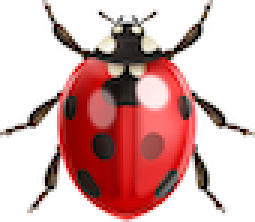
#> input picture testing/python/insect1.png, 85 x 74 px (shown 3 times larger)
$ python generate-insect-entrance-exit.py
#> lines starting #> are read from the running program, lines starting #| are printed output that depends on the picture; after the words box and inside, x2 and y2 are one past the last pixel; in counts of white or black regions, pixels touching at a corner belong together
#!/usr/bin/env python3
"""
Generate a scene where 4 insects enter the screen a few frames apart in
different locations, wander around, and leave the screen in different locations
a few frames apart.

The scene starts with 10 empty frames and finishes with 10 empty frames,
for a total of ~500 frames.

Usage:
    python3 generate-insect-entrance-exit.py [--frames 500] [--width 1920] [--height 1080]
                                            [--output ./test_scenes/insect_entrance_exit]

Output:
    output_dir/
      frame_0000.png
      frame_0001.png
      ...
"""

import cv2
import numpy as np
import os
import argparse
import math
import random


# ─── Insect image files (must have transparent backgrounds) ──────────────────
INSECT_FILES = [
    "insect1.png",
    "insect2.png",
    "insect3.png",
    "insect4.png",
]

INSECT_NAMES = [
    "Insect 1",
    "Insect 2",
    "Insect 3",
    "Insect 4",
]


def load_insect_image(path, target_width=120):
    """
    Load an insect PNG with transparency, resize preserving aspect ratio
    so the width matches target_width.
    Returns RGBA image.
    """
#> called with path = 'insect1.png', target_width = 120
    rgba = cv2.imread(path, cv2.IMREAD_UNCHANGED)
#> rgba is the input picture: shape (74, 85, 4); mean B, G, R, A 172.4, 173.7, 213.1, 110.8
    if rgba is None:
        raise FileNotFoundError(f"Could not load {path}")

    h, w = rgba.shape[:2]
#> h = 74; w = 85

    # If no alpha channel, create one (assume white = transparent)
    if rgba.shape[2] == 3:
        bgr = rgba
        gray = cv2.cvtColor(bgr, cv2.COLOR_BGR2GRAY)
        _, alpha = cv2.threshold(gray, 240, 255, cv2.THRESH_BINARY_INV)
        rgba = cv2.merge([bgr, alpha])

    # Crop to bounding box of non-transparent pixels
    alpha = rgba[:, :, 3]
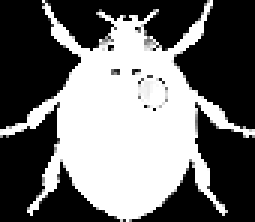
#> alpha: shape (74, 85) (shown 3 times larger); min 0, max 255, mean 110.8
    coords = cv2.findNonZero(alpha)
#> coords = contour of 2838 points, box (x1, y1, x2, y2) (0, 0, 85, 74), area 988
    if coords is not None:
        x, y, bw, bh = cv2.boundingRect(coords)
#> x = 0; y = 0; bw = 85; bh = 74
        rgba = rgba[y:y + bh, x:x + bw]

    # Resize preserving aspect ratio
    h, w = rgba.shape[:2]
    scale = target_width / w
#> scale = 1.41
    new_w = target_width
    new_h = int(round(h * scale))
#> new_h = 104
    resized = cv2.resize(rgba, (new_w, new_h), interpolation=cv2.INTER_AREA)
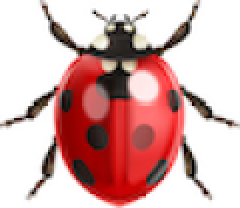
#> resized: shape (104, 120, 4) (shown 2 times larger); mean B, G, R, A 172.4, 173.7, 213.1, 110.9

    return resized


def composite_insect(frame, insect_rgba, cx, cy, angle_deg):
    """
    Place the insect image onto frame at (cx, cy), rotated by angle_deg.
    The insect is centred on (cx, cy).
    """
    h, w = insect_rgba.shape[:2]

    # Rotation matrix
    center = (w / 2, h / 2)
    rot_mat = cv2.getRotationMatrix2D(center, angle_deg, 1.0)

    # Rotate the insect image and mask
    cos_a = abs(rot_mat[0, 0])
    sin_a = abs(rot_mat[0, 1])
    new_w = int(h * sin_a + w * cos_a)
    new_h = int(h * cos_a + w * sin_a)
    rot_mat[0, 2] += new_w / 2 - center[0]
    rot_mat[1, 2] += new_h / 2 - center[1]

    insect_rotated = cv2.warpAffine(insect_rgba, rot_mat, (new_w, new_h),
                                    flags=cv2.INTER_LINEAR,
                                    borderMode=cv2.BORDER_CONSTANT,
                                    borderValue=(0, 0, 0, 0))
    mask_rotated = insect_rotated[:, :, 3]

    # Compute top-left corner for placement
    x1 = cx - new_w // 2
    y1 = cy - new_h // 2

    # Clip to frame boundaries
    x1_c = max(x1, 0)
    y1_c = max(y1, 0)
    x2_c = min(x1 + new_w, frame.shape[1])
    y2_c = min(y1 + new_h, frame.shape[0])

    # Corresponding region in the rotated insect
    bx1 = x1_c - x1
    by1 = y1_c - y1
    bx2 = bx1 + (x2_c - x1_c)
    by2 = by1 + (y2_c - y1_c)

    if bx2 <= bx1 or by2 <= by1:
        return  # fully outside frame

    # Extract the region of interest
    roi = frame[y1_c:y2_c, x1_c:x2_c]
    insect_region = insect_rotated[by1:by2, bx1:bx2, :3]
    mask_region = mask_rotated[by1:by2, bx1:bx2]

    # Blend: where mask is non-zero, use insect pixel; otherwise keep background
    mask_3ch = np.stack([mask_region] * 3, axis=-1).astype(np.float32) / 255.0
    roi_float = roi.astype(np.float32)
    insect_float = insect_region.astype(np.float32)
    blended = roi_float * (1.0 - mask_3ch) + insect_float * mask_3ch
    frame[y1_c:y2_c, x1_c:x2_c] = blended.astype(np.uint8)


def is_on_screen(x, y, width, height, margin=40):
    """Check if position (x, y) is within the visible frame area."""
    return (margin < x < width - margin) and (margin < y < height - margin)


def generate_sequence(num_frames=500, width=1920, height=1080,
                      output_dir="test_scenes/insect_entrance_exit"):
    """Generate a sequence of frames with 4 insects entering, wandering, and exiting."""

    os.makedirs(output_dir, exist_ok=True)

    # Load the 4 insect images
    print("Loading insect images...")
    insects_data = []
    for i, fname in enumerate(INSECT_FILES):
        rgba = load_insect_image(fname, target_width=120)
        insects_data.append(rgba)
        print(f"  {fname}: {rgba.shape[1]}x{rgba.shape[0]} pixels")
#|   insect1.png: 120x104 pixels
#> pass 2 of the loop in generate_sequence, `for i, fname in enumerate(INSECT_FILES):`:
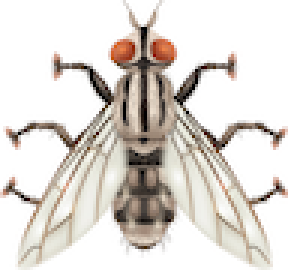
#> input picture testing/python/insect2.png, 96 x 90 px (shown 3 times larger)
#> in load_insect_image, rgba is the input picture: shape (90, 96, 4); mean B, G, R, A 211.3, 216.7, 222, 94.6
#> in load_insect_image (call 2), `alpha = rgba[:, :, 3]`:
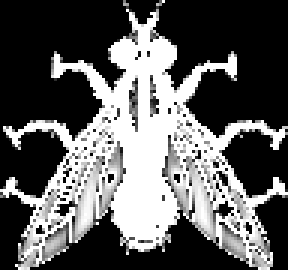
#> alpha: shape (90, 96) (shown 3 times larger); min 0, max 255, mean 94.6
#> coords = contour of 3812 points, box (x1, y1, x2, y2) (0, 0, 96, 90), area 1559
#> bw = 96; bh = 90
#> in load_insect_image (call 2), `resized = cv2.resize(rgba, (new_w, new_h), interpolation=cv2.INTER_AREA)`:
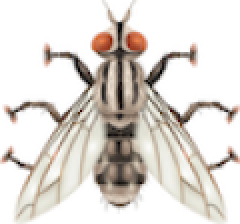
#> resized: shape (112, 120, 4) (shown 2 times larger); mean B, G, R, A 211.2, 216.7, 222, 94.5
#|   insect2.png: 120x112 pixels
#> pass 3 of the loop in generate_sequence, `for i, fname in enumerate(INSECT_FILES):`:
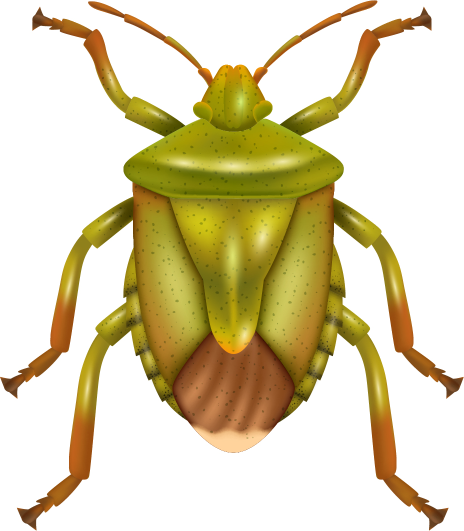
#> input picture testing/python/insect3.png, 928 x 1062 px (shown at 1/2 size)
#> in load_insect_image, rgba is the input picture: shape (1062, 928, 4); mean B, G, R, A 175, 209.7, 219.9, 90.7
#> in load_insect_image (call 3), `alpha = rgba[:, :, 3]`:
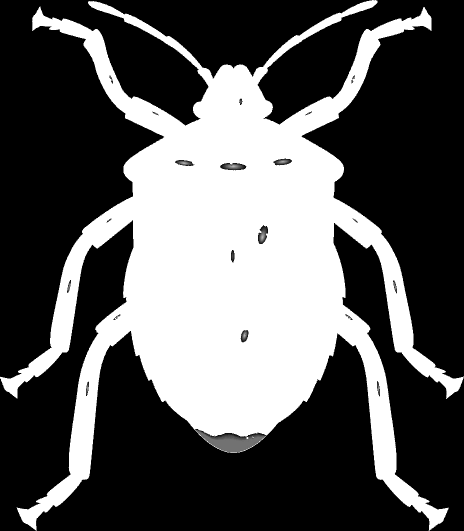
#> alpha: shape (1062, 928) (shown at 1/2 size); min 0, max 255, mean 90.7
#> coords = contour of 355985 points, box (x1, y1, x2, y2) (0, 0, 928, 1062), area 357244
#> bw = 928; bh = 1062
#> in load_insect_image (call 3), `resized = cv2.resize(rgba, (new_w, new_h), interpolation=cv2.INTER_AREA)`:
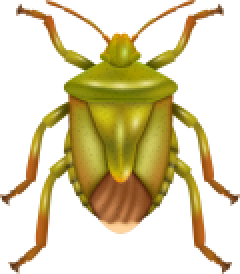
#> resized: shape (137, 120, 4) (shown 2 times larger); mean B, G, R, A 175, 209.7, 219.9, 90.7
#|   insect3.png: 120x137 pixels
#> the loop made 4 passes; the first 3 are shown

    bg_color = (255, 255, 255)  # white background (trap surface)
#> bg_color = (255, 255, 255)

    # ─── Scene timing parameters ────────────────────────────────────────────
    empty_start_frames = 10
    empty_end_frames = 10

    # Each insect enters at a different frame (staggered)
    # Insect 0 enters at frame 10, insect 1 at frame 25, etc.
    entrance_frames = [10, 25, 40, 55]

    # Each insect exits at a different frame (staggered)
    # Insect 0 exits at frame 470, insect 1 at 455, etc.
    exit_frames = [470, 455, 440, 425]

    # Duration each insect is on screen (frames of wandering)
    wander_durations = [exit_frames[i] - entrance_frames[i] for i in range(4)]

    # ─── Define entrance and exit positions for each insect ─────────────────
    # Each insect enters from a different edge/location and exits from another
    entrance_positions = [
        (-60, height * 0.25),           # Insect 0: enters from left, upper area
        (width * 0.75, -60),            # Insect 1: enters from top, right area
        (width + 60, height * 0.65),    # Insect 2: enters from right, lower area
        (width * 0.25, height + 60),    # Insect 3: enters from bottom, left area
    ]

    exit_positions = [
        (width + 60, height * 0.35),    # Insect 0: exits right, upper area
        (width * 0.30, height + 60),    # Insect 1: exits bottom, left area
        (-60, height * 0.75),           # Insect 2: exits left, lower area
        (width * 0.70, -60),            # Insect 3: exits top, right area
    ]

    # ─── Generate wandering waypoints for each insect ───────────────────────
    # Each insect will follow a smooth path from its entrance to exit,
    # with some wandering waypoints in between.
    random.seed(42)  # reproducible

    insect_paths = []
    for i in range(4):
        num_frames_on_screen = wander_durations[i]

        # Start at entrance position
        sx, sy = entrance_positions[i]
        # End at exit position
        ex, ey = exit_positions[i]

        # Generate intermediate waypoints for wandering
        num_waypoints = random.randint(4, 7)
        waypoints = [(sx, sy)]

        for wp_idx in range(num_waypoints):
            # Random waypoint within the frame (with some margin)
            margin = 80
            wx = random.uniform(margin, width - margin)
            wy = random.uniform(margin, height - margin)
            waypoints.append((wx, wy))

        waypoints.append((ex, ey))

        # Convert waypoints to a smooth path using cubic interpolation
        # We'll use a simple approach: assign each waypoint a time value
        # and interpolate with Catmull-Rom-like smoothing.

        # Assign time values to each waypoint (0 to 1)
        num_wp = len(waypoints)
        wp_times = [j / (num_wp - 1) for j in range(num_wp)]

        # For each frame, find the position along the path
        path_x = []
        path_y = []

        for frame_idx in range(num_frames_on_screen):
            t = frame_idx / (num_frames_on_screen - 1) if num_frames_on_screen > 1 else 0

            # Find the segment we're in
            seg_idx = 0
            for j in range(num_wp - 1):
                if wp_times[j] <= t <= wp_times[j + 1]:
                    seg_idx = j
                    break

            # If at the very end, use last segment
            if t >= wp_times[-1]:
                seg_idx = num_wp - 2

            # Local t within segment
            seg_start = wp_times[seg_idx]
            seg_end = wp_times[seg_idx + 1]
            local_t = (t - seg_start) / (seg_end - seg_start) if seg_end > seg_start else 0

            # Smooth step for easing
            smooth_t = local_t * local_t * (3 - 2 * local_t)  # smoothstep

            # Get the 4 control points for Catmull-Rom interpolation
            p0 = waypoints[max(0, seg_idx - 1)]
            p1 = waypoints[seg_idx]
            p2 = waypoints[min(num_wp - 1, seg_idx + 1)]
            p3 = waypoints[min(num_wp - 1, seg_idx + 2)]

            # Catmull-Rom interpolation
            t2 = smooth_t
            t3 = t2 * smooth_t

            x = 0.5 * (
                (2 * p1[0]) +
                (-p0[0] + p2[0]) * t2 +
                (2 * p0[0] - 5 * p1[0] + 4 * p2[0] - p3[0]) * t3 +
                (-p0[0] + 3 * p1[0] - 3 * p2[0] + p3[0]) * t3 * smooth_t
            )
            y = 0.5 * (
                (2 * p1[1]) +
                (-p0[1] + p2[1]) * t2 +
                (2 * p0[1] - 5 * p1[1] + 4 * p2[1] - p3[1]) * t3 +
                (-p0[1] + 3 * p1[1] - 3 * p2[1] + p3[1]) * t3 * smooth_t
            )

            path_x.append(x)
            path_y.append(y)

        insect_paths.append((path_x, path_y))

    print(f"\nGenerating {num_frames} frames...")
    print(f"  Empty start frames: {empty_start_frames}")
    print(f"  Empty end frames: {empty_end_frames}")
    print(f"  Entrance frames: {entrance_frames}")
    print(f"  Exit frames: {exit_frames}")
    print(f"  Insects: {', '.join(INSECT_NAMES)}")

    for frame_idx in range(num_frames):
        img = np.full((height, width, 3), bg_color, dtype=np.uint8)

        # Determine which insects are active (on screen) for this frame
        active_insects = []
        for i in range(4):
            if entrance_frames[i] <= frame_idx < exit_frames[i]:
                # Insect is on screen
                local_idx = frame_idx - entrance_frames[i]
                path_x, path_y = insect_paths[i]
                if local_idx < len(path_x):
                    cx = path_x[local_idx]
                    cy = path_y[local_idx]

                    # Compute direction angle from trajectory
                    if local_idx < len(path_x) - 1:
                        dx = path_x[local_idx + 1] - path_x[local_idx]
                        dy = path_y[local_idx + 1] - path_y[local_idx]
                    else:
                        dx = path_x[local_idx] - path_x[local_idx - 1]
                        dy = path_y[local_idx] - path_y[local_idx - 1]

                    if abs(dx) < 0.001 and abs(dy) < 0.001:
                        angle_deg = 0.0
                    else:
                        traj_angle = math.degrees(math.atan2(dy, dx))
                        angle_deg = traj_angle - 90.0

                    active_insects.append((cx, cy, angle_deg, i))

        # Composite insects sorted by y-position for depth ordering
        sorted_insects = sorted(active_insects, key=lambda ins: ins[1])
        for cx, cy, angle, idx in sorted_insects:
            composite_insect(img, insects_data[idx], int(round(cx)), int(round(cy)), angle)

        filename = os.path.join(output_dir, f"frame_{frame_idx:04d}.png")
        cv2.imwrite(filename, img)

        if (frame_idx + 1) % 30 == 0:
            print(f"  Generated {frame_idx + 1}/{num_frames} frames")

    print(f"\nDone! {num_frames} frames written to: {output_dir}")
    print(f"  Resolution: {width}x{height}")
    print(f"  Insects: 4 entering/exiting at different times and locations")
    print(f"  Empty frames at start: {empty_start_frames}")
    print(f"  Empty frames at end: {empty_end_frames}")


if __name__ == "__main__":
    parser = argparse.ArgumentParser(
        description="Generate insect entrance/exit test sequence for SceneCameraActor")
    parser.add_argument("--frames", type=int, default=500,
                        help="Number of frames to generate (default: 500)")
    parser.add_argument("--width", type=int, default=1920,
                        help="Frame width in pixels (default: 1920)")
    parser.add_argument("--height", type=int, default=1080,
                        help="Frame height in pixels (default: 1080)")
    parser.add_argument("--output", type=str,
                        default="test_scenes/insect_entrance_exit",
                        help="Output directory (default: test_scenes/insect_entrance_exit)")

    args = parser.parse_args()
    generate_sequence(args.frames, args.width, args.height, args.output)
